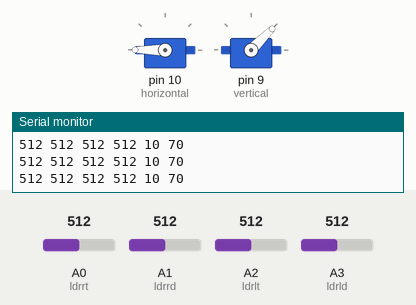
A sketch run on a simulated Arduino Uno, built with avr-gcc and run on an emulated ATmega328P. Parts: 2 × servo, the last lines printed to the serial monitor. The inputs (shaded band) are chosen by the test bench; at power-on: A0 (ldrrt) = 512, A1 (ldrrd) = 512, A2 (ldrlt) = 512, A3 (ldrld) = 512.

Above: at 4.2 s.
4.3 s: A0 (ldrrt) set to 639
7.3 s: A0 (ldrrt) set to 661
At 7.48 s:
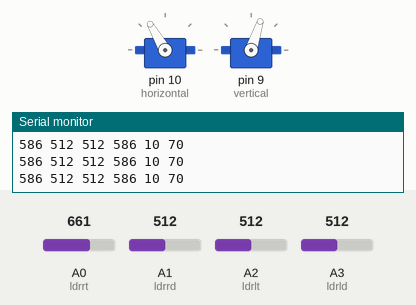
At 10.2 s:
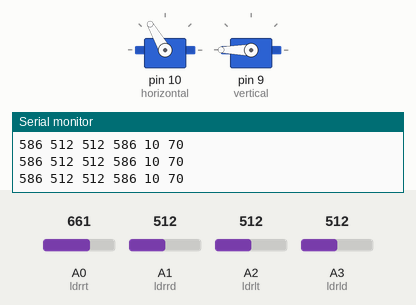
10.3 s: A1 (ldrrd) set to 232
13.3 s: A1 (ldrrd) set to 211
At 13.78 s:
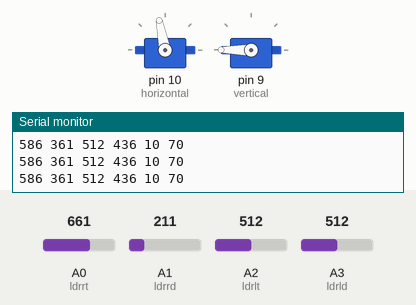
16.3 s: A0 (ldrrt) set to 76
19.3 s: A0 (ldrrt) set to 65
At 24.9 s:
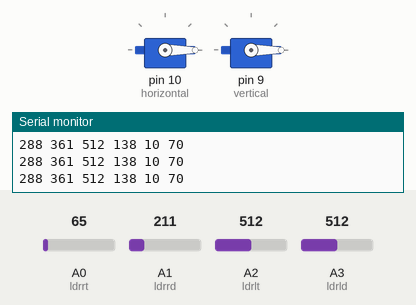
Timing chart, 0 to 25.2 s (numbered marks = the images above; inputs shaded):
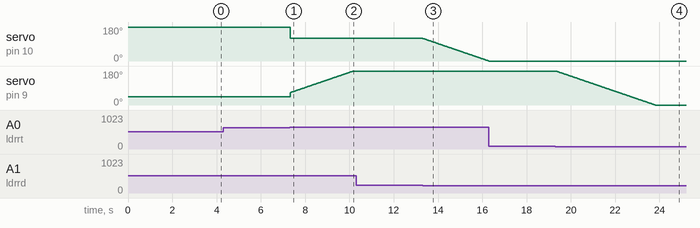

Measured:
- the behaviour switches between 653 and 654 on A0 (ldrrt) (found by bisection; images 0 and 1)
- the behaviour switches between 223 and 222 on A1 (ldrrd) (found by bisection; images 2 and 3)
- the behaviour switches between 70 and 69 on A0 (ldrrt) (found by bisection; images 3 and 4)
- after the input at 7.3 s, servo on pin 10 (horizontal): 180° → 120° at once; servo on pin 9 (vertical): moves from 45° to 180° over 2.8 s, starting at once
- after the input at 13.3 s, servo on pin 10 (horizontal): moves from 120° to 0° over 3.0 s, starting at once
- after the input at 19.3 s, servo on pin 9 (vertical): moves from 180° to 0° over 4.5 s, starting at once

The sketch:

solar_tracker_vpt.ino
```cpp
#include <Servo.h> // include Servo library

// 180 horizontal MAX
Servo horizontal; // horizontal servo
int servoh = 180; // 90; // stand horizontal servo

int servohLimitHigh = 120;
int servohLimitLow = 0;

// 65 degrees MAX
Servo vertical; // vertical servo
int servov = 65; // 90; // stand vertical servo

int servovLimitHigh = 180;
int servovLimitLow = 0;


// LDR pin connections
// name = analogpin;
int ldrlt = 2; //LDR top left - BOTTOM LEFT <--- BDG
int ldrld = 3; //LDR top rigt - BOTTOM RIGHT

int ldrrt = 0; //LDR down left - TOP LEFT
int ldrrd = 1; //ldr down rigt - TOP RIGHT

void setup()
{
  Serial.begin(9600);
// servo connections
// name.attacht(pin);
  horizontal.attach(10);
  vertical.attach(9);
  horizontal.write(180);
  vertical.write(45);
  delay(3000);
}

void loop()
{
  int lt = analogRead(ldrlt); // top left
  int rt = analogRead(ldrrt); // top right
  int ld = analogRead(ldrld); // down left
  int rd = analogRead(ldrrd); // down rigt

  // int dtime = analogRead(4)/20; // read potentiometers
  // int tol = analogRead(5)/4;
  int dtime = 10;
  int tol = 70;

  int avt = (lt + rt) / 2; // average value top
  int avd = (ld + rd) / 2; // average value down
  int avl = (lt + ld) / 2; // average value left
  int avr = (rt + rd) / 2; // average value right

  int dvert = avt - avd; // check the diffirence of up and down
  int dhoriz = avl - avr;// check the diffirence og left and rigt


  Serial.print(avt);
  Serial.print(" ");
  Serial.print(avd);
  Serial.print(" ");
  Serial.print(avl);
  Serial.print(" ");
  Serial.print(avr);
  Serial.print(" ");
  Serial.print(dtime);
  Serial.print(" ");
  Serial.print(tol);
  Serial.println(" ");


  if (-1*tol > dvert || dvert > tol) // check if the diffirence is in the tolerance else change vertical angle
  {
  if (avt > avd)
  {
    servov = ++servov;
     if (servov > servovLimitHigh)
     {
      servov = servovLimitHigh;
     }
  }
  else if (avt < avd)
  {
    servov= --servov;
    if (servov < servovLimitLow)
  {
    servov = servovLimitLow;
  }
  }
  vertical.write(servov);
  }

  if (-1*tol > dhoriz || dhoriz > tol) // check if the diffirence is in the tolerance else change horizontal angle
  {
  if (avl > avr)
  {
    servoh = --servoh;
    if (servoh < servohLimitLow)
    {
    servoh = servohLimitLow;
    }
  }
  else if (avl < avr)
  {
    servoh = ++servoh;
     if (servoh > servohLimitHigh)
     {
     servoh = servohLimitHigh;
     }
  }
  else if (avl = avr)
  {
    // nothing
  }
  horizontal.write(servoh);
  }
   delay(dtime);

}
```
